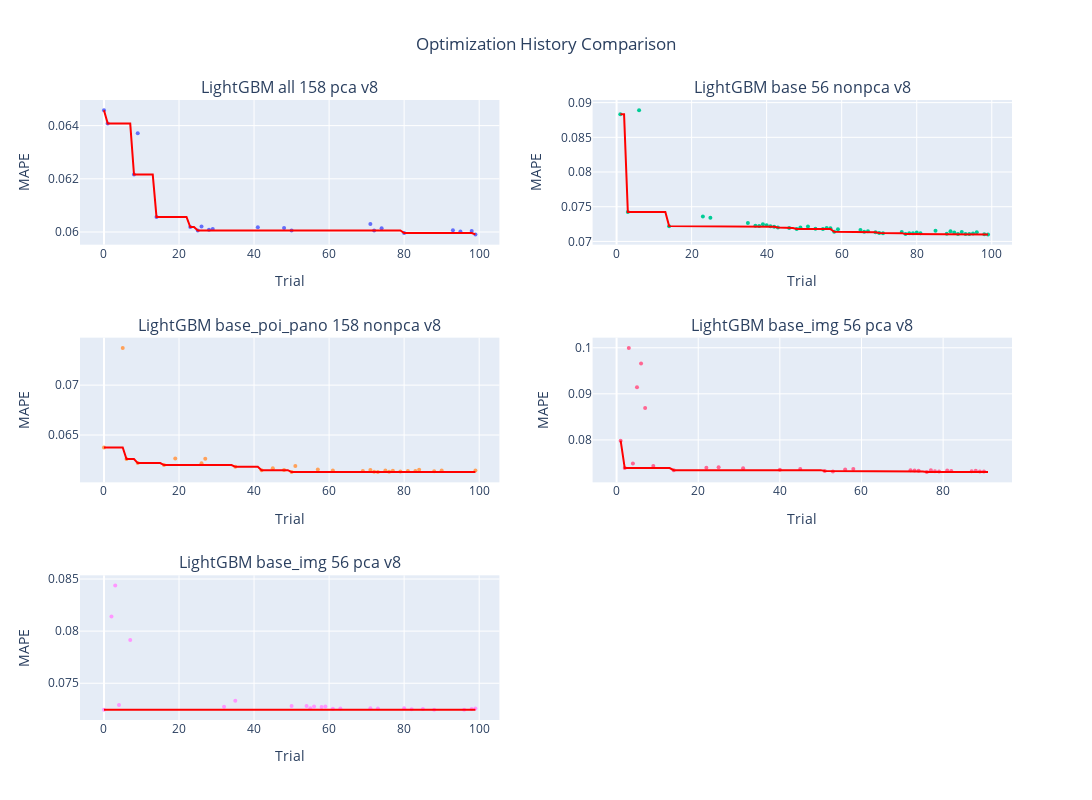

Notebook code cell kept with this figure:
### Code cell
# Compare multiple studies
import plotly.subplots as sp
import plotly.graph_objects as go
import re


def extract_short_study_name(study_name_tuple):
    """
    turns study name into a shorter readable name.

    The expected format for the study name is:
    {model}_{method}_{dataset}_nfeat_{n_features}_{pca|nonpca}_{count}_{metric}_{version}_study

    Args:
        study_name_tuple (tuple): A tuple containing the study name string, e.g.,
                                  ('LightGBM_rfecv_all_nfeat_60_pca_count_mape_v1_study',)

    Returns:
        str: A formatted string like "model dataset nfeatures pca|nonpca",
             or None if the 'nfeat' marker is not found in the study name.
    """
    # Extract the actual study name string from the input tuple
    study_name = study_name_tuple

    # Split the study name by underscores to get its individual components
    parts = study_name.split('_')

    # Extract the model, which is always the first part
    model = parts[0]

    try:
        # Find the index of the 'nfeat' marker to locate subsequent elements
        nfeat_idx = parts.index('nfeat')

        # Extract the number of features, which is immediately after 'nfeat'
        n_features = parts[nfeat_idx + 1]

        # Extract the PCA/non-PCA status, which is after n_features
        pca_nonpca = parts[nfeat_idx + 2]


    except ValueError:
        print(f"Warning: 'nfeat' marker not found in study name: {study_name}. "
              "Cannot extract all required information.")
        return None
    except IndexError:

        print(f"Warning: Insufficient parts after 'nfeat' in study name: {study_name}. "
              "Cannot extract all required information.")
        return None
    
    # extract version with the format vX
    version = re.search(r'v(\d+)', study_name).group(1)


    dataset_parts = parts[2:nfeat_idx]
    dataset = "_".join(dataset_parts) 

    shorter_name = f"{model} {dataset} {n_features} {pca_nonpca} v{version}"
    return shorter_name




studies_to_compare = [name for name in all_study_names if "LightGBM" in name and "v8" in name][-8:]

# Load all studies
loaded_studies = {
    name: optuna.load_study(study_name=name, storage=STUDY_DB_PATH)
    for name in studies_to_compare
}

rows = len(studies_to_compare) // 2 + 1
# Create subplots for optimization history
fig = sp.make_subplots(
    rows=rows, cols=2,
    subplot_titles=[extract_short_study_name(name) for name in studies_to_compare],
    vertical_spacing=0.15,
    horizontal_spacing=0.1
)

# Plot optimization history for each study
for idx, (name, study) in enumerate(loaded_studies.items()):
    row = idx // 2 + 1
    col = idx % 2 + 1
    
    # Get optimization history data
    trials = study.trials
    values = [t.value for t in trials if t.value is not None]
    best_values = [min(values[:i+1]) for i in range(len(values))]
    
    # Add traces
    fig.add_trace(
        go.Scatter(y=values, name=f"{name} (trials)", showlegend=False, 
                  mode='markers', marker=dict(size=4)),
        row=row, col=col
    )
    fig.add_trace(
        go.Scatter(y=best_values, name=f"{name} (best)", showlegend=False,
                  line=dict(color='red')),
        row=row, col=col
    )
    
    # Update axes labels
    fig.update_xaxes(title_text="Trial", row=row, col=col)
    fig.update_yaxes(title_text="MAPE", row=row, col=col)

fig.update_layout(
    height=800, 
    width=1200,
    title_text="Optimization History Comparison",
    title_x=0.5
)
fig.show()

# Print convergence statistics
print("\nConvergence Statistics:")
print("=" * 80)
for name, study in loaded_studies.items():
    trials = study.trials
    n_trials_skip = 10
    if len(trials)<n_trials_skip:
        # delete from studies_to_compare
        studies_to_compare.remove(name)
        print(f"Study {name} has less than {n_trials_skip} trials, skipping.")
        continue

    values = [t.value for t in trials if t.value is not None]
    best_value = min(values)

    if best_value < 0 or best_value > 100 or len(values) < n_trials_skip:
        studies_to_compare.remove(name)
        print(f"Study {name} has a negative best value, skipping.")
        continue
    
    # Calculate when we reached within 2.5% of best value
    threshold = best_value * 1.025
    convergence_trial = next(
        (i for i, v in enumerate(values) if v <= threshold), 
        len(values)
    )
    
    print(f"\nStudy: {name}")
    print(f"Best MAPE: {best_value:.4f} 2.5% of best: {threshold:.4f}")
    print(f"Trials to reach within 2.5% of best: {convergence_trial}")
    print(f"Total trials: {len(values)}")


copy_loaded_studies = loaded_studies.copy()

for name, study in copy_loaded_studies.items():
    if name not in studies_to_compare:
        loaded_studies.pop(name)

### Figure 1 — Plotly figure (JSON) as saved in the notebook; plotly's stock layout.template omitted (floating-point values rounded to 4 significant figures)
{"data": [{"marker": {"size": 4}, "mode": "markers", "name": "LightGBM_rfecv_all_nfeat_158_pca_count_loc_mape_v8_study (trials)", "showlegend": false, "type": "scatter", "xaxis": "x", "y": [0.06458, 0.06408, null, null, null, null, null, null, 0.06216, 0.06371, null, null, null, null, 0.06057, null, null, null, null, null, null, null, null, 0.06019, null, 0.06006, 0.06021, null, 0.06009, 0.06011, null, null, null, null, null, null, null, null, null, null, null, 0.06018, null, null, null, null, null, null, 0.06015, null, 0.06006, null, null, null, null, null, null, null, null, null, null, null, null, null, null, null, null, null, null, null, null, 0.0603, 0.06006, null, 0.06014, null, null, null, null, null, 0.05996, null, null, null, null, null, null, null, null, null, null, null, null, 0.06007, null, 0.06002, null, null, 0.06004, 0.05991], "yaxis": "y"}, {"line": {"color": "red"}, "name": "LightGBM_rfecv_all_nfeat_158_pca_count_loc_mape_v8_study (best)", "showlegend": false, "type": "scatter", "xaxis": "x", "y": [0.06458, 0.06408, 0.06408, 0.06408, 0.06408, 0.06408, 0.06408, 0.06408, 0.06216, 0.06216, 0.06216, 0.06216, 0.06216, 0.06216, 0.06057, 0.06057, 0.06057, 0.06057, 0.06057, 0.06057, 0.06057, 0.06057, 0.06057, 0.06019, 0.06019, 0.06006, 0.06006, 0.06006, 0.06006, 0.06006, 0.06006, 0.06006, 0.06006, 0.06006, 0.06006, 0.06006, 0.06006, 0.06006, 0.06006, 0.06006, 0.06006, 0.06006, 0.06006, 0.06006, 0.06006, 0.06006, 0.06006, 0.06006, 0.06006, 0.06006, 0.06006, 0.06006, 0.06006, 0.06006, 0.06006, 0.06006, 0.06006, 0.06006, 0.06006, 0.06006, 0.06006, 0.06006, 0.06006, 0.06006, 0.06006, 0.06006, 0.06006, 0.06006, 0.06006, 0.06006, 0.06006, 0.06006, 0.06006, 0.06006, 0.06006, 0.06006, 0.06006, 0.06006, 0.06006, 0.06006, 0.05996, 0.05996, 0.05996, 0.05996, 0.05996, 0.05996, 0.05996, 0.05996, 0.05996, 0.05996, 0.05996, 0.05996, 0.05996, 0.05996, 0.05996, 0.05996, 0.05996, 0.05996, 0.05996, 0.05991], "yaxis": "y"}, {"marker": {"size": 4}, "mode": "markers", "name": "LightGBM_rfecv_base_nfeat_56_nonpca_count_mape_v8_study (trials)", "showlegend": false, "type": "scatter", "xaxis": "x2", "y": [null, 0.08831, null, 0.07424, null, null, 0.08891, null, null, null, null, null, null, null, 0.0722, null, null, null, null, null, null, null, null, 0.07358, null, 0.0734, null, null, null, null, null, null, null, null, null, 0.07266, null, 0.07224, 0.07222, 0.07246, 0.07234, 0.0722, 0.0721, 0.07202, null, null, 0.07192, null, 0.07179, 0.072, null, 0.07216, null, 0.07182, null, 0.07181, 0.07195, 0.07192, 0.07139, 0.07174, null, null, null, null, null, 0.07164, 0.07139, 0.07147, null, 0.07133, 0.0712, 0.0712, null, null, null, null, 0.07136, 0.07105, 0.07118, 0.07116, 0.07127, 0.07116, null, null, null, 0.07154, null, null, 0.07111, 0.07145, 0.0713, 0.07108, 0.07137, 0.07108, 0.07107, 0.07115, 0.07133, null, 0.07105, 0.07101], "yaxis": "y2"}, {"line": {"color": "red"}, "name": "LightGBM_rfecv_base_nfeat_56_nonpca_count_mape_v8_study (best)", "showlegend": false, "type": "scatter", "xaxis": "x2", "y": [null, 0.08831, 0.08831, 0.07424, 0.07424, 0.07424, 0.07424, 0.07424, 0.07424, 0.07424, 0.07424, 0.07424, 0.07424, 0.07424, 0.0722, 0.0722, 0.0722, 0.0722, 0.0722, 0.0722, 0.0722, 0.0722, 0.0722, 0.0722, 0.0722, 0.0722, 0.0722, 0.0722, 0.0722, 0.0722, 0.0722, 0.0722, 0.0722, 0.0722, 0.0722, 0.0722, 0.0722, 0.0722, 0.0722, 0.0722, 0.0722, 0.0722, 0.0721, 0.07202, 0.07202, 0.07202, 0.07192, 0.07192, 0.07179, 0.07179, 0.07179, 0.07179, 0.07179, 0.07179, 0.07179, 0.07179, 0.07179, 0.07179, 0.07139, 0.07139, 0.07139, 0.07139, 0.07139, 0.07139, 0.07139, 0.07139, 0.07139, 0.07139, 0.07139, 0.07133, 0.0712, 0.0712, 0.0712, 0.0712, 0.0712, 0.0712, 0.0712, 0.07105, 0.07105, 0.07105, 0.07105, 0.07105, 0.07105, 0.07105, 0.07105, 0.07105, 0.07105, 0.07105, 0.07105, 0.07105, 0.07105, 0.07105, 0.07105, 0.07105, 0.07105, 0.07105, 0.07105, 0.07105, 0.07105, 0.07101], "yaxis": "y2"}, {"marker": {"size": 4}, "mode": "markers", "name": "LightGBM_rfecv_base_poi_pano_nfeat_158_nonpca_count_loc_mape_v8_study (trials)", "showlegend": false, "type": "scatter", "xaxis": "x3", "y": [0.06376, null, null, null, null, 0.07373, 0.06259, null, null, 0.06219, null, null, null, null, null, null, 0.06198, null, null, 0.06265, null, null, null, null, null, null, 0.06217, 0.06261, null, null, null, null, null, null, null, 0.06181, null, null, null, null, null, null, 0.06147, null, null, 0.06167, null, null, 0.06149, null, 0.06128, 0.0619, null, null, null, null, null, 0.06154, null, null, null, 0.06145, null, null, null, null, null, null, null, 0.0614, null, 0.06148, 0.06131, 0.06128, null, 0.06144, 0.06131, 0.06143, null, 0.06135, null, 0.0614, null, 0.0614, 0.06151, null, null, null, 0.06137, null, 0.06144, null, null, null, null, null, null, null, null, 0.06144], "yaxis": "y3"}, {"line": {"color": "red"}, "name": "LightGBM_rfecv_base_poi_pano_nfeat_158_nonpca_count_loc_mape_v8_study (best)", "showlegend": false, "type": "scatter", "xaxis": "x3", "y": [0.06376, 0.06376, 0.06376, 0.06376, 0.06376, 0.06376, 0.06259, 0.06259, 0.06259, 0.06219, 0.06219, 0.06219, 0.06219, 0.06219, 0.06219, 0.06219, 0.06198, 0.06198, 0.06198, 0.06198, 0.06198, 0.06198, 0.06198, 0.06198, 0.06198, 0.06198, 0.06198, 0.06198, 0.06198, 0.06198, 0.06198, 0.06198, 0.06198, 0.06198, 0.06198, 0.06181, 0.06181, 0.06181, 0.06181, 0.06181, 0.06181, 0.06181, 0.06147, 0.06147, 0.06147, 0.06147, 0.06147, 0.06147, 0.06147, 0.06147, 0.06128, 0.06128, 0.06128, 0.06128, 0.06128, 0.06128, 0.06128, 0.06128, 0.06128, 0.06128, 0.06128, 0.06128, 0.06128, 0.06128, 0.06128, 0.06128, 0.06128, 0.06128, 0.06128, 0.06128, 0.06128, 0.06128, 0.06128, 0.06128, 0.06128, 0.06128, 0.06128, 0.06128, 0.06128, 0.06128, 0.06128, 0.06128, 0.06128, 0.06128, 0.06128, 0.06128, 0.06128, 0.06128, 0.06128, 0.06128, 0.06128, 0.06128, 0.06128, 0.06128, 0.06128, 0.06128, 0.06128, 0.06128, 0.06128, 0.06128], "yaxis": "y3"}, {"marker": {"size": 4}, "mode": "markers", "name": "LightGBM_rfecv_base_img_nfeat_56_pca_count_50_mape_v8_study (trials)", "showlegend": false, "type": "scatter", "xaxis": "x4", "y": [null, 0.07982, 0.07389, 0.09997, 0.07488, 0.09145, 0.0966, 0.08694, null, 0.07436, null, null, null, null, 0.07344, null, null, null, null, null, null, null, 0.07396, null, null, 0.07408, null, null, null, null, null, 0.07385, null, null, null, null, null, null, null, null, 0.07351, null, null, null, null, 0.07366, null, null, null, null, null, 0.07326, null, 0.07313, null, null, 0.07358, null, 0.0737, null, null, null, null, null, null, null, null, null, null, null, null, null, 0.07343, 0.07337, 0.07331, null, 0.07301, 0.07342, 0.07319, 0.07314, null, 0.07338, 0.07324, null, null, null, null, 0.07319, 0.0733, 0.07311, 0.07312, null], "yaxis": "y4"}, {"line": {"color": "red"}, "name": "LightGBM_rfecv_base_img_nfeat_56_pca_count_50_mape_v8_study (best)", "showlegend": false, "type": "scatter", "xaxis": "x4", "y": [null, 0.07982, 0.07389, 0.07389, 0.07389, 0.07389, 0.07389, 0.07389, 0.07389, 0.07389, 0.07389, 0.07389, 0.07389, 0.07389, 0.07344, 0.07344, 0.07344, 0.07344, 0.07344, 0.07344, 0.07344, 0.07344, 0.07344, 0.07344, 0.07344, 0.07344, 0.07344, 0.07344, 0.07344, 0.07344, 0.07344, 0.07344, 0.07344, 0.07344, 0.07344, 0.07344, 0.07344, 0.07344, 0.07344, 0.07344, 0.07344, 0.07344, 0.07344, 0.07344, 0.07344, 0.07344, 0.07344, 0.07344, 0.07344, 0.07344, 0.07344, 0.07326, 0.07326, 0.07313, 0.07313, 0.07313, 0.07313, 0.07313, 0.07313, 0.07313, 0.07313, 0.07313, 0.07313, 0.07313, 0.07313, 0.07313, 0.07313, 0.07313, 0.07313, 0.07313, 0.07313, 0.07313, 0.07313, 0.07313, 0.07313, 0.07313, 0.07301, 0.07301, 0.07301, 0.07301, 0.07301, 0.07301, 0.07301, 0.07301, 0.07301, 0.07301, 0.07301, 0.07301, 0.07301, 0.07301, 0.07301, 0.07301], "yaxis": "y4"}, {"marker": {"size": 4}, "mode": "markers", "name": "LightGBM_rfecv_base_img_nfeat_56_pca_count_mape_v8_study (trials)", "showlegend": false, "type": "scatter", "xaxis": "x5", "y": [0.07246, null, 0.0814, 0.08437, 0.07292, null, null, 0.07916, null, null, null, null, null, null, null, null, null, null, null, null, null, null, null, null, null, null, null, null, null, null, null, null, 0.07275, null, null, 0.07332, null, null, null, null, null, null, null, null, null, null, null, null, null, null, 0.07282, null, null, null, 0.07282, 0.07259, 0.07277, null, 0.07273, 0.07277, null, 0.07255, null, 0.07258, null, null, null, null, null, null, null, 0.0726, null, 0.07257, null, null, null, null, null, null, 0.07261, null, 0.07252, null, null, 0.07254, null, null, 0.07246, null, null, null, null, null, null, null, 0.07247, null, 0.07252, 0.07257], "yaxis": "y5"}, {"line": {"color": "red"}, "name": "LightGBM_rfecv_base_img_nfeat_56_pca_count_mape_v8_study (best)", "showlegend": false, "type": "scatter", "xaxis": "x5", "y": [0.07246, 0.07246, 0.07246, 0.07246, 0.07246, 0.07246, 0.07246, 0.07246, 0.07246, 0.07246, 0.07246, 0.07246, 0.07246, 0.07246, 0.07246, 0.07246, 0.07246, 0.07246, 0.07246, 0.07246, 0.07246, 0.07246, 0.07246, 0.07246, 0.07246, 0.07246, 0.07246, 0.07246, 0.07246, 0.07246, 0.07246, 0.07246, 0.07246, 0.07246, 0.07246, 0.07246, 0.07246, 0.07246, 0.07246, 0.07246, 0.07246, 0.07246, 0.07246, 0.07246, 0.07246, 0.07246, 0.07246, 0.07246, 0.07246, 0.07246, 0.07246, 0.07246, 0.07246, 0.07246, 0.07246, 0.07246, 0.07246, 0.07246, 0.07246, 0.07246, 0.07246, 0.07246, 0.07246, 0.07246, 0.07246, 0.07246, 0.07246, 0.07246, 0.07246, 0.07246, 0.07246, 0.07246, 0.07246, 0.07246, 0.07246, 0.07246, 0.07246, 0.07246, 0.07246, 0.07246, 0.07246, 0.07246, 0.07246, 0.07246, 0.07246, 0.07246, 0.07246, 0.07246, 0.07246, 0.07246, 0.07246, 0.07246, 0.07246, 0.07246, 0.07246, 0.07246, 0.07246, 0.07246, 0.07246, 0.07246], "yaxis": "y5"}], "layout": {"annotations": [{"font": {"size": 16}, "showarrow": false, "text": "LightGBM all 158 pca v8", "x": 0.225, "xanchor": "center", "xref": "paper", "y": 1.0, "yanchor": "bottom", "yref": "paper"}, {"font": {"size": 16}, "showarrow": false, "text": "LightGBM base 56 nonpca v8", "x": 0.775, "xanchor": "center", "xref": "paper", "y": 1.0, "yanchor": "bottom", "yref": "paper"}, {"font": {"size": 16}, "showarrow": false, "text": "LightGBM base_poi_pano 158 nonpca v8", "x": 0.225, "xanchor": "center", "xref": "paper", "y": 0.6167, "yanchor": "bottom", "yref": "paper"}, {"font": {"size": 16}, "showarrow": false, "text": "LightGBM base_img 56 pca v8", "x": 0.775, "xanchor": "center", "xref": "paper", "y": 0.6167, "yanchor": "bottom", "yref": "paper"}, {"font": {"size": 16}, "showarrow": false, "text": "LightGBM base_img 56 pca v8", "x": 0.225, "xanchor": "center", "xref": "paper", "y": 0.2333, "yanchor": "bottom", "yref": "paper"}], "height": 800, "title": {"text": "Optimization History Comparison", "x": 0.5}, "width": 1200, "xaxis": {"anchor": "y", "domain": [0, 0.45], "title": {"text": "Trial"}}, "xaxis2": {"anchor": "y2", "domain": [0.55, 1], "title": {"text": "Trial"}}, "xaxis3": {"anchor": "y3", "domain": [0, 0.45], "title": {"text": "Trial"}}, "xaxis4": {"anchor": "y4", "domain": [0.55, 1], "title": {"text": "Trial"}}, "xaxis5": {"anchor": "y5", "domain": [0, 0.45], "title": {"text": "Trial"}}, "xaxis6": {"anchor": "y6", "domain": [0.55, 1]}, "yaxis": {"anchor": "x", "domain": [0.7667, 1.0], "title": {"text": "MAPE"}}, "yaxis2": {"anchor": "x2", "domain": [0.7667, 1.0], "title": {"text": "MAPE"}}, "yaxis3": {"anchor": "x3", "domain": [0.3833, 0.6167], "title": {"text": "MAPE"}}, "yaxis4": {"anchor": "x4", "domain": [0.3833, 0.6167], "title": {"text": "MAPE"}}, "yaxis5": {"anchor": "x5", "domain": [0, 0.2333], "title": {"text": "MAPE"}}, "yaxis6": {"anchor": "x6", "domain": [0, 0.2333]}}}
